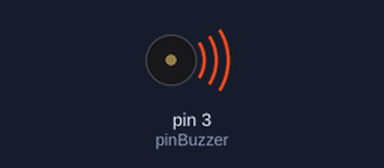
Bench run of a sketch on a simulated Arduino Uno, built with avr-gcc and run on an emulated ATmega328P. Parts: buzzer (waves = sounding).

Above: at 0.1 s.
At 2.6 s:
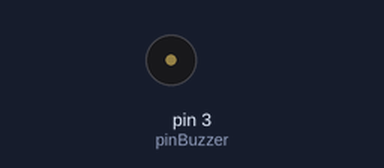
Timing chart, 0 to 4.1 s (numbered marks = the images above):
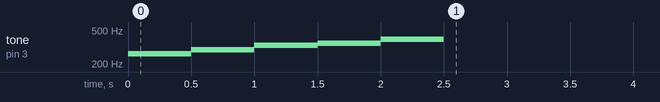

The sketch:

Jellibi-AGV-02-02-Buzzer-Melody.ino
```cpp
////////////////////  부저 핀 번호

#define pinBuzzer     3 // 부저 핀 번호

void  PlayMelody()
{
  tone( pinBuzzer, 262 );  // 도(4옥타브 C)
  delay( 500 );
  tone( pinBuzzer, 294 );  // 레(4옥타브 D)
  delay( 500 );
  tone( pinBuzzer, 330 );  // 미(4옥타브 E)
  delay( 500 );
  tone( pinBuzzer, 349 );  // 파(4옥타브 F)
  delay( 500 );
  tone( pinBuzzer, 392 );  // 솔(4옥타브 G)
  delay( 500 );
  noTone( pinBuzzer );     // 음소거(mute)
}

////////////////////  메인 프로그램 (setup & loop)

void  setup() {
  pinMode( pinBuzzer, OUTPUT ); // 출력 핀으로 설정
  noTone( pinBuzzer );  // 스피커 끄기(음소거)

  PlayMelody();
}

void  loop() {
}
```
